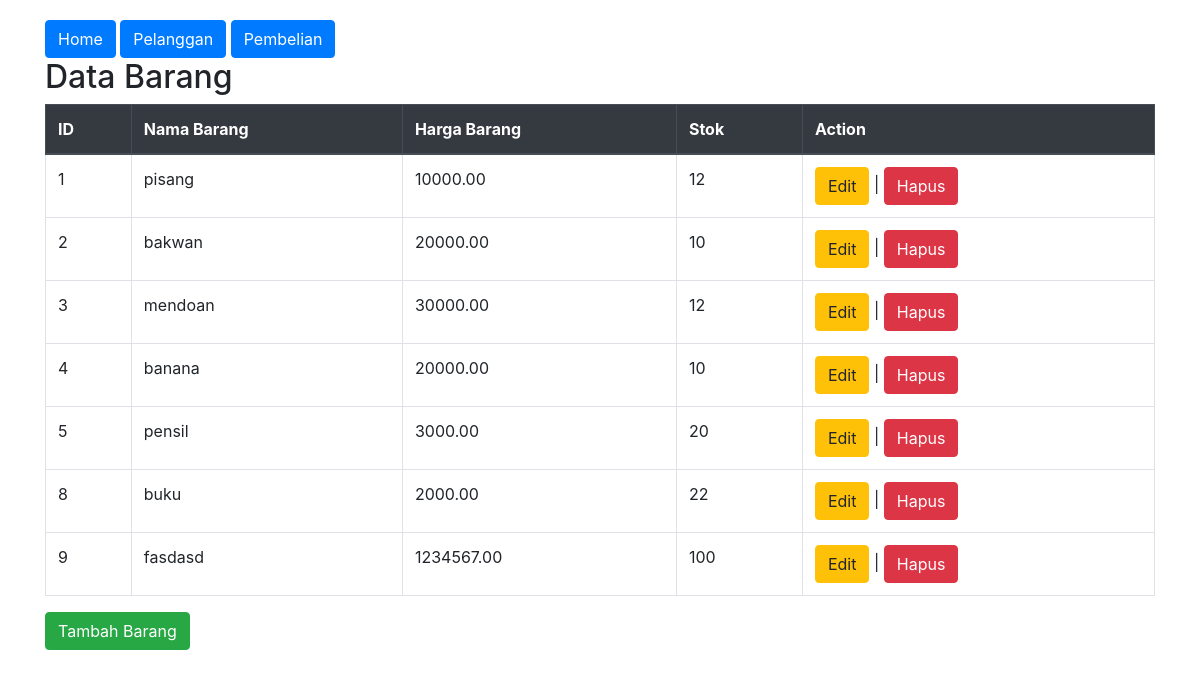
Screenshot of /barang.php with the database file from the repository.
### tables this page shows
CREATE TABLE `barangs` (
  `id_barang` int NOT NULL AUTO_INCREMENT,
  `nama_barang` varchar(256) DEFAULT NULL,
  `harga` decimal(10,2) DEFAULT NULL,
  `stok` int DEFAULT NULL,
  PRIMARY KEY (`id_barang`)
);

### barang.php (the view, shortened to what this page needs)
<!DOCTYPE html>
<html lang="en">
<head>
    <link rel="stylesheet" href="https://stackpath.bootstrapcdn.com/bootstrap/4.3.1/css/bootstrap.min.css">
</head>
<body>
<div class="container">
    <a href="index.php" class="btn btn-primary">Home</a>
    <a href="pelanggan.php" class="btn btn-primary">Pelanggan</a>
    <a href="hasil_pembelian.php" class="btn btn-primary">Pembelian</a>
    <h2>Data Barang</h2>
    <?php
    include 'config.php';
    $sql = "SELECT * FROM barangs";
    $result = $mysqli->query($sql);
    if ($result->num_rows > 0) {
        echo "<table class='table table-bordered'>";
        echo "<thead class='thead-dark'>";
        echo "<tr><th>ID</th><th>Nama Barang</th><th>Harga Barang</th><th>Stok</th><th>Action</th></tr>";
        echo "</thead><tbody>";
        while ($row = $result->fetch_assoc()) {
            echo "<tr>";
            echo "<td>" . $row["id_barang"] . "</td>";
            echo "<td>" . $row["nama_barang"] . "</td>";
            echo "<td>" . $row["harga"] . "</td>";
            echo "<td>" . $row["stok"] . "</td>";
            echo "<td><a href='update_barang.php?id=" . $row["id_barang"] . "' class='btn btn-warning'>Edit</a> | <a href='delete_barang.php?id=" . $row["id_barang"] . "' class='btn btn-danger'>Hapus</a></td>";
            echo "</tr>";
        }
        echo "</tbody></table>";
    } else {
        echo "Tidak ada data barang.";
    }
    ?>
    <a href="create_barang.php" class="btn btn-success">Tambah Barang</a>
</div>
</body>
</html>

### barang.php (style rules this page uses)
body { padding: 20px; }

### rows the page displays
barangs: id_barang "1", nama_barang "pisang", harga "10000.00", stok "12"
barangs: id_barang "2", nama_barang "bakwan", harga "20000.00", stok "10"
barangs: id_barang "3", nama_barang "mendoan", harga "30000.00", stok "12"
barangs: id_barang "4", nama_barang "banana", harga "20000.00", stok "10"
barangs: id_barang "5", nama_barang "pensil", harga "3000.00", stok "20"
barangs: id_barang "8", nama_barang "buku", harga "2000.00", stok "22"
barangs: id_barang "9", nama_barang "fasdasd", harga "1234567.00", stok "100"
